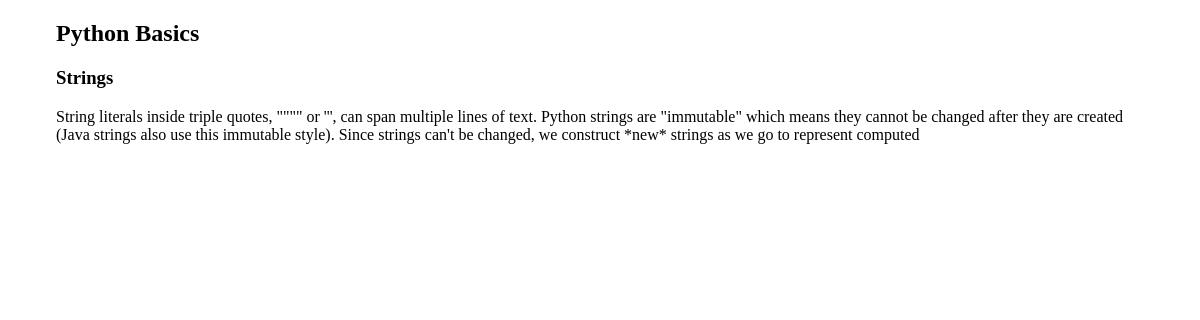
The page /courses/1/1/ on the database its author committed.
### courses/models.py (models this page shows, shortened)
class Step(models.Model):
    title = models.CharField(max_length=255)
    description = models.TextField()
    order = models.IntegerField(default=0)
    course = models.ForeignKey(Course)
    content = models.TextField(blank=True, default='')
    class Meta:
        ordering = ['order', ]

class Course(models.Model):
    created_at = models.DateTimeField(auto_now_add=True)
    title = models.CharField(max_length=255)
    description = models.TextField()

### courses/views.py (the view)
# urls.py: url(r'(?P<course_pk>\d+)/(?P<step_pk>\d+)/$', views.step_detail),
def step_detail(request, course_pk, step_pk):
    step = get_object_or_404(Step, course_id=course_pk, pk=step_pk)
    return render(request, 'courses/step_detail.html', {'step': step})

### courses/templates/courses/step_detail.html (shortened to what this page needs)
{% extends "layout.html" %}
{% block content %}
<article>
    <h2>{{ step.course.title }}</h2>
    <h3>{{ step.title }}</h3>
    {{ step.content | linebreaks }}
</article>
{% endblock %}

### assets/css/layout.css (style rules this page uses)
html { box-sizing: border-box; }
*, *::after, *::before { box-sizing: inherit; }

### rows shown on the page
Step: course "Python Basics", title "Strings", content "String literals inside triple quotes, \"\"\"\" or ''', can span multiple lines of text. Python strings are \"immutable\" which means they cannot be changed after they are created (Java strings also use this immutable style). Since strings can't be changed, we construct *new* strings as we go to represent computed"
